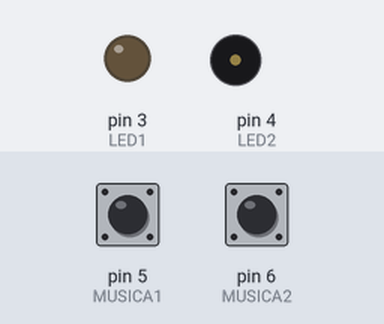
This sketch was run on a simulated Arduino Uno, built with avr-gcc and run on an emulated ATmega328P. Parts: output pins drawn as LEDs (lit = HIGH), buzzer (waves = sounding). The inputs (shaded band) are chosen by the test bench; at power-on: pin 5 (MUSICA1) HIGH, pin 6 (MUSICA2) HIGH.

Above: at 1.2 s.
1.3 s: pin 5 (MUSICA1) pulled LOW for 0.15 s
At 2.2 s:
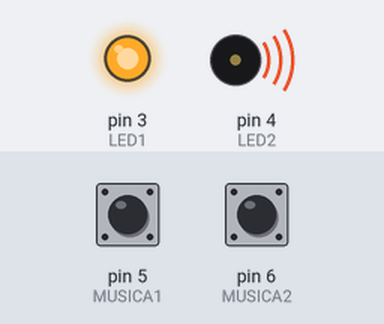
At 49.6 s:
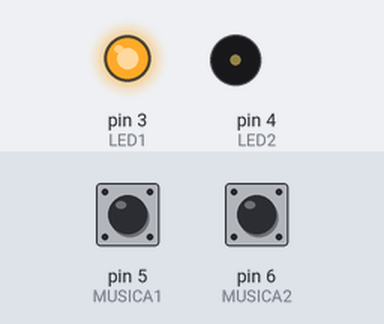
Timing chart, 0 to 53.8 s (numbered marks = the images above; inputs shaded):
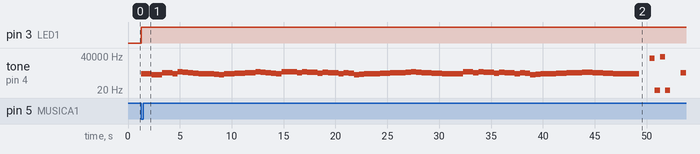

Measured:
- after the input at 1.3 s, pin 3 (LED1): LOW → HIGH at once; tone on pin 4 (LED2): plays 784 Hz for 1.0 s, 587 Hz for 1.0 s, 988 Hz for 1.0 s, 784 Hz for 0.50 s, 1175 Hz for 0.50 s, 1047 Hz for 0.50 s … (67 notes in this stretch), starting at once

The sketch:

interruptores_musica.ino
```cpp
#include <pitches.h>

/*
DO NOTE_C5
RE NOTE_D5
MI NOTE_E5
FA NOTE_F5
SOL NOTE_G5
LA NOTE_A5
SI NOTE_B5
DO NOTE_C6
739.99 FA SOSTENIDO
*/
#include "pitches.h"
#define MUSICA1 5
#define MUSICA2 6
#define LED1 3
#define LED2 4
int melody1[] = {NOTE_G5, NOTE_G5, NOTE_D5, NOTE_D5, NOTE_B5, NOTE_B5, NOTE_G5, NOTE_D6, NOTE_C6, NOTE_B5, NOTE_A5,
NOTE_G5, NOTE_G5, 739.99, NOTE_E5, NOTE_D5, NOTE_G5, NOTE_G5, NOTE_A5, NOTE_A5, NOTE_B5, NOTE_B5, NOTE_D6,
NOTE_C6, NOTE_B5, NOTE_A5, NOTE_G5, NOTE_D6, NOTE_D6 ,NOTE_D6, NOTE_B5, NOTE_D6, NOTE_C6, NOTE_C6,
NOTE_A5, NOTE_C6, NOTE_B5, NOTE_B5, NOTE_G5, NOTE_B5, NOTE_A5, NOTE_D5, NOTE_E5, 739.99, NOTE_G5, NOTE_G5,
NOTE_A5, NOTE_A5, NOTE_B5, NOTE_B5, NOTE_B5, NOTE_C6, NOTE_D6, NOTE_C6, NOTE_B5, NOTE_B5, NOTE_A5, NOTE_A5,
NOTE_G5, NOTE_G5, NOTE_G5, NOTE_G5, NOTE_D6, NOTE_D6, NOTE_B5, NOTE_D6, NOTE_C6, NOTE_C6, NOTE_A5,
NOTE_C6, NOTE_B5, NOTE_B5, NOTE_G5, NOTE_B5, NOTE_A5, NOTE_D5, NOTE_E5, 739.99, NOTE_G5, NOTE_G5, NOTE_A5,
NOTE_A5, NOTE_B5, NOTE_B5, NOTE_B5, NOTE_C6, NOTE_C6, NOTE_B5, NOTE_B5, NOTE_A5, NOTE_A5, NOTE_G5,
NOTE_G5, NOTE_G5, NOTE_G5, NOTE_G5
};
int melody2[] = {NOTE_G5, NOTE_G5, NOTE_A5, NOTE_G5, NOTE_E5, NOTE_E5, NOTE_G5, NOTE_G5, NOTE_A5, NOTE_G5, NOTE_E5,
NOTE_E5, NOTE_D6, NOTE_D6, NOTE_D6, 0,NOTE_D6, NOTE_B5, NOTE_B5, NOTE_B5,40, NOTE_C6, NOTE_C6, NOTE_C6, 0, NOTE_C6,
NOTE_G5, NOTE_G5, NOTE_G5, 0, NOTE_A5, NOTE_A5, NOTE_A5, 0, NOTE_A5, NOTE_C6, NOTE_C6, NOTE_B5, NOTE_A5, NOTE_G5, NOTE_A5,
NOTE_G5, NOTE_E5
};
int duration = 500; //SE PUEDE USAR UNA DURACION PARA LAS NEGRAS DE 1000 Y PARA LAS BLANCAS 2000 PERO MI ZUMBADOR SOLO ADMITE DURACIONES DE 500
void setup() {
  // put your setup code here, to run once:
  pinMode(MUSICA1,INPUT_PULLUP);
  pinMode(MUSICA2,INPUT_PULLUP);
  pinMode(LED1,OUTPUT);
  pinMode(LED2,OUTPUT);

}

void loop() {
  // put your main code here, to run repeatedly:
  if(digitalRead(MUSICA1) == LOW){
    digitalWrite(LED1,HIGH);
    for (int thisNote = 0; thisNote < sizeof(melody1); thisNote++) {
    // pin8 output the voice, every scale is 0.5 sencond
      tone(4, melody1[thisNote], duration);
      delay(500);
    }
    digitalWrite(LED1,LOW);
  }
  if(digitalRead(MUSICA2) == LOW){
    digitalWrite(LED2,HIGH);
    for (int thisNote = 0; thisNote < sizeof(melody2); thisNote++) {
    // pin8 output the voice, every scale is 0.5 sencond
      tone(4, melody2[thisNote], duration);
      delay(400);
    }
    digitalWrite(LED2,LOW);
  }
}
```
